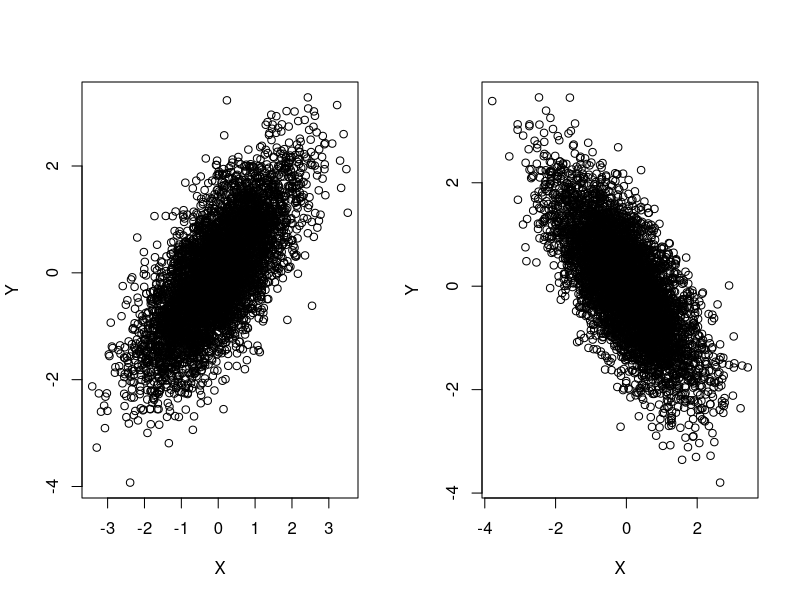
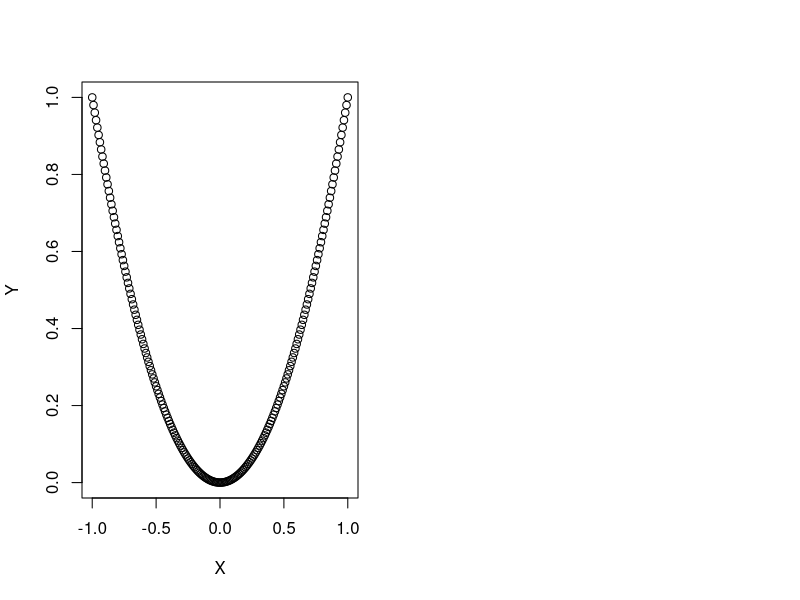
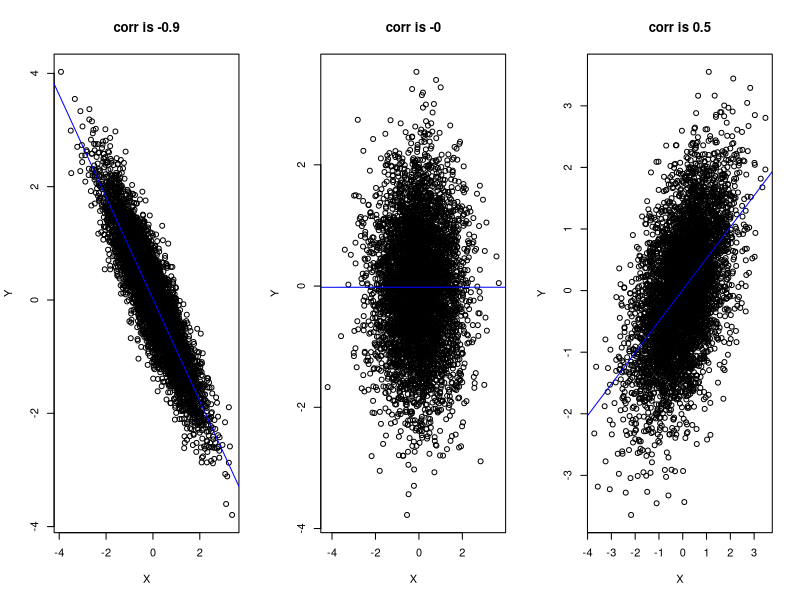
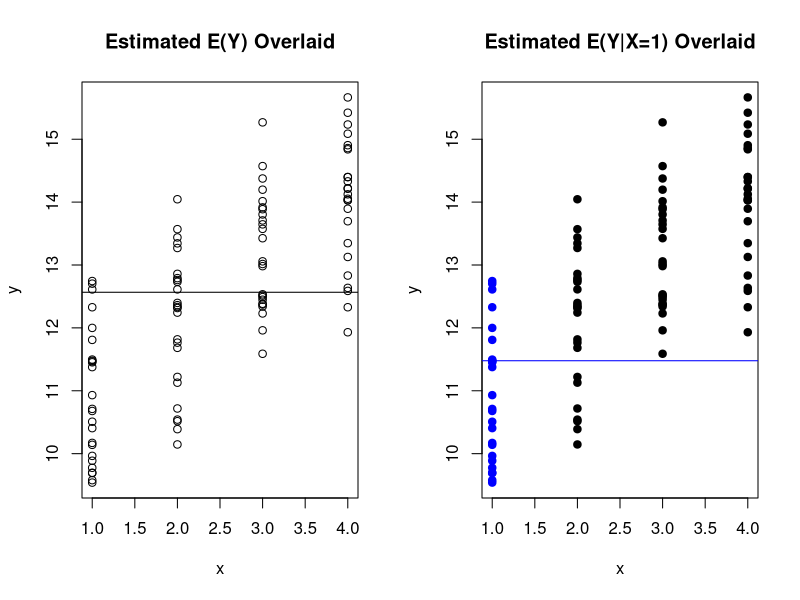

R code for these plots, in order:
## ---- chunk 1
rm(list = ls())
## ---- chunk 2
library(mvtnorm)

n<-5000

mu_vector<-c(0,0)

sig12<-0.7

cov_mat<-matrix(c(1,sig12,sig12,1), nrow=2, ncol=2)

data<-rmvnorm(n, mu_vector, cov_mat)
  
x1<-data[,1]
x2<-data[,2]

cov_mat2<-matrix(c(1,-sig12,-sig12,1), nrow=2, ncol=2)

data2<-rmvnorm(n, mu_vector, cov_mat2)
  
x3<-data2[,1]
x4<-data2[,2]

par(mfrow=c(1,2))
plot(x1,x2, xlab="X", ylab="Y")
plot(x3,x4, xlab="X", ylab="Y")

## ---- chunk 3
x<-seq(-1,1, by=0.01)
y<-x^2

##note from plot that X & Y do not have a linear relationship
plot(x,y, xlab="X", ylab="Y")

cov(x,y) ##covariance is virtually 0
## ---- chunk 4
library(mvtnorm)

n<-5000

mu_vector<-c(0,0)

rho1<- -0.9

cov_mat<-matrix(c(1,rho1,rho1,1), nrow=2, ncol=2)

data<-rmvnorm(n, mu_vector, cov_mat)
  
x1<-data[,1]
x2<-data[,2]

rho2<- 0

cov_mat2<-matrix(c(1,rho2,rho2,1), nrow=2, ncol=2)

data2<-rmvnorm(n, mu_vector, cov_mat2)
  
x3<-data2[,1]
x4<-data2[,2]

rho3<- 0.5

cov_mat3<-matrix(c(1,rho3,rho3,1), nrow=2, ncol=2)

data3<-rmvnorm(n, mu_vector, cov_mat3)
  
x5<-data3[,1]
x6<-data3[,2]

par(mfrow=c(1,3))
plot(x1,x2, xlab="X", ylab="Y", main="corr is -0.9")
abline(lm(x2~x1), col="blue")
plot(x3,x4, xlab="X", ylab="Y", main="corr is -0")
abline(lm(x4~x3), col="blue")
plot(x5,x6, xlab="X", ylab="Y", main="corr is 0.5")
abline(lm(x6~x5), col="blue")

## ---- chunk 5
set.seed(40)
n<-100 ##100 data points

##generate X
x<-c(rep(1,n/4), rep(2,n/4), rep(3,n/4), rep(4,n/4)) 

##simulate Y
y<- 10 + x + rnorm(n)

par(mfrow=c(1,2))
plot(x,y, main="Estimated E(Y) Overlaid")
abline(h=mean(y)) ##add line to represent est E(Y)

plot(x,y, col = ifelse(x == 1,'blue', 'black'), pch = 19, main="Estimated E(Y|X=1) Overlaid" )
abline(h=mean(y[x=1]), col="blue") ##add line to represent est E(Y|X=1)
